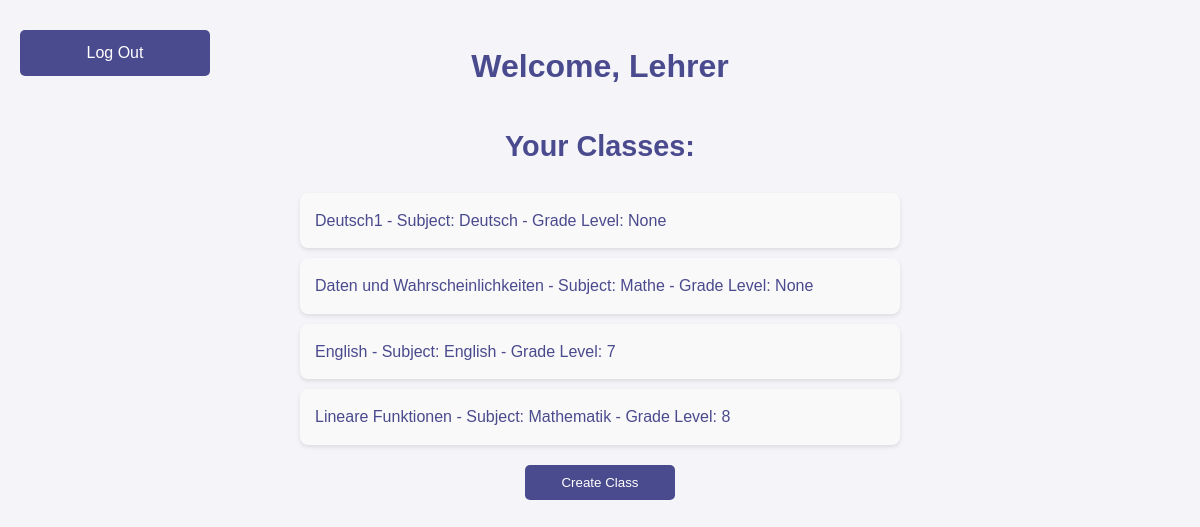
The app's page /teacher_dashboard (signed in), older data.
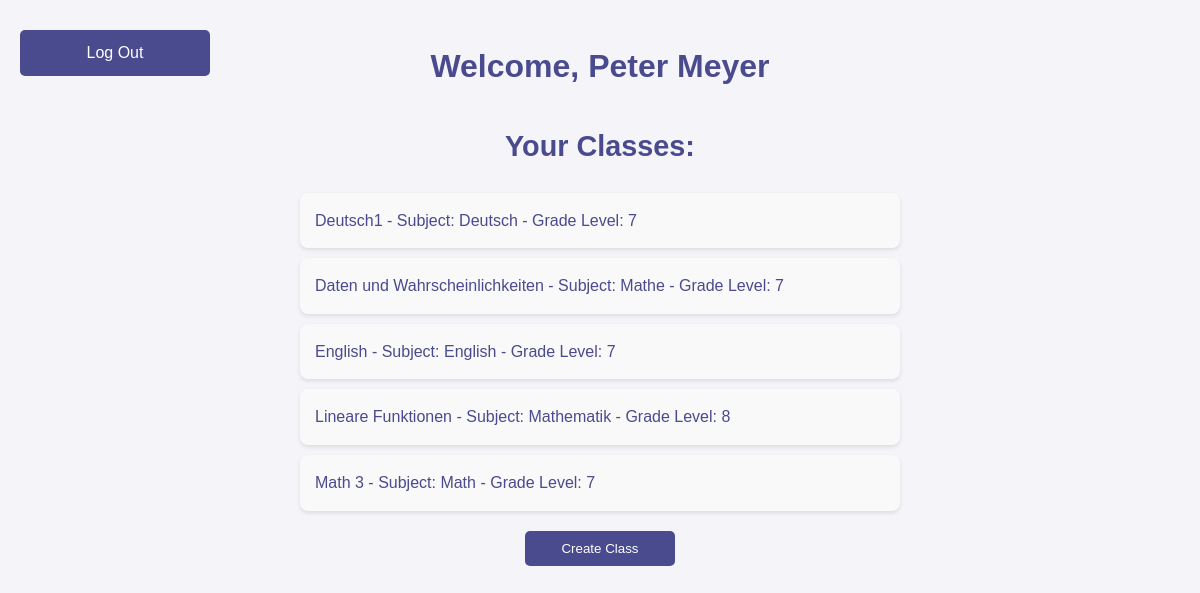
The same page, newer data.
### tables this page shows
CREATE TABLE Teachers (
    id INTEGER PRIMARY KEY AUTOINCREMENT,
    name TEXT NOT NULL,
    email TEXT UNIQUE NOT NULL,
    password TEXT NOT NULL
);

CREATE TABLE "Classes" (
    id INTEGER PRIMARY KEY AUTOINCREMENT,
    class_name TEXT NOT NULL,
    subject TEXT NOT NULL,
    teacher_id INTEGER, grade_level INTEGER,
    FOREIGN KEY (teacher_id) REFERENCES Teachers (id)
);

### app.py (the view)
@app.route('/teacher_dashboard')
def teacher_dashboard():
    if 'teacher_id' not in session:
        return redirect('/')
    teacher_id = session['teacher_id']
    conn = get_db_connection()
    teacher = conn.execute('SELECT * FROM Teachers WHERE id = ?', (teacher_id,)).fetchone()
    classes = conn.execute(
        'SELECT id, class_name, subject, grade_level FROM Classes WHERE teacher_id = ?',
        (teacher_id,)
    ).fetchall()
    conn.close()
    return render_template('teacher_dashboard.html', teacher=teacher, classes=classes)

### app.py (called while the page is built)
def get_db_connection():
    conn = sqlite3.connect('ahg/database.db')
    conn.row_factory = sqlite3.Row
    return conn

### templates/teacher_dashboard.html (shortened to what this page needs)
<!DOCTYPE html>
<html lang="de">
<head>
    <link rel="stylesheet" href="{{ url_for('static', filename='styles.css') }}">
</head>
<body>
    <div class="top-buttons">
        <a href="/" class="button">Log Out</a>
    </div>
    <h1>Welcome, {{ teacher['name'] }}</h1>
    <h2>Your Classes:</h2>
    <ul class="class-list">
        {% for class in classes %}
            <li>
                <a href="/class_details_teacher/{{ class['id'] }}/{{ teacher['id'] }}">
                    {{ class['class_name'] }} - Subject: {{ class['subject'] }} - Grade Level: {{ class['grade_level'] }}
                </a>
            </li>
        {% endfor %}
    </ul>
    <div id="teacher-options" style="text-align: center;">
        <button onclick="showCreateClass()">Create Class</button>
    </div>
</body>
</html>

Row changes from the older to the newer data that the page shows:
changed Teachers: name "Lehrer" → "Peter Meyer"
changed Classes "Deutsch1": grade_level "None" → "7"
changed Classes "Daten und Wahrscheinlichkeiten": grade_level "None" → "7"
added Classes: class_name "Math 3", subject "Math", grade_level "7"
